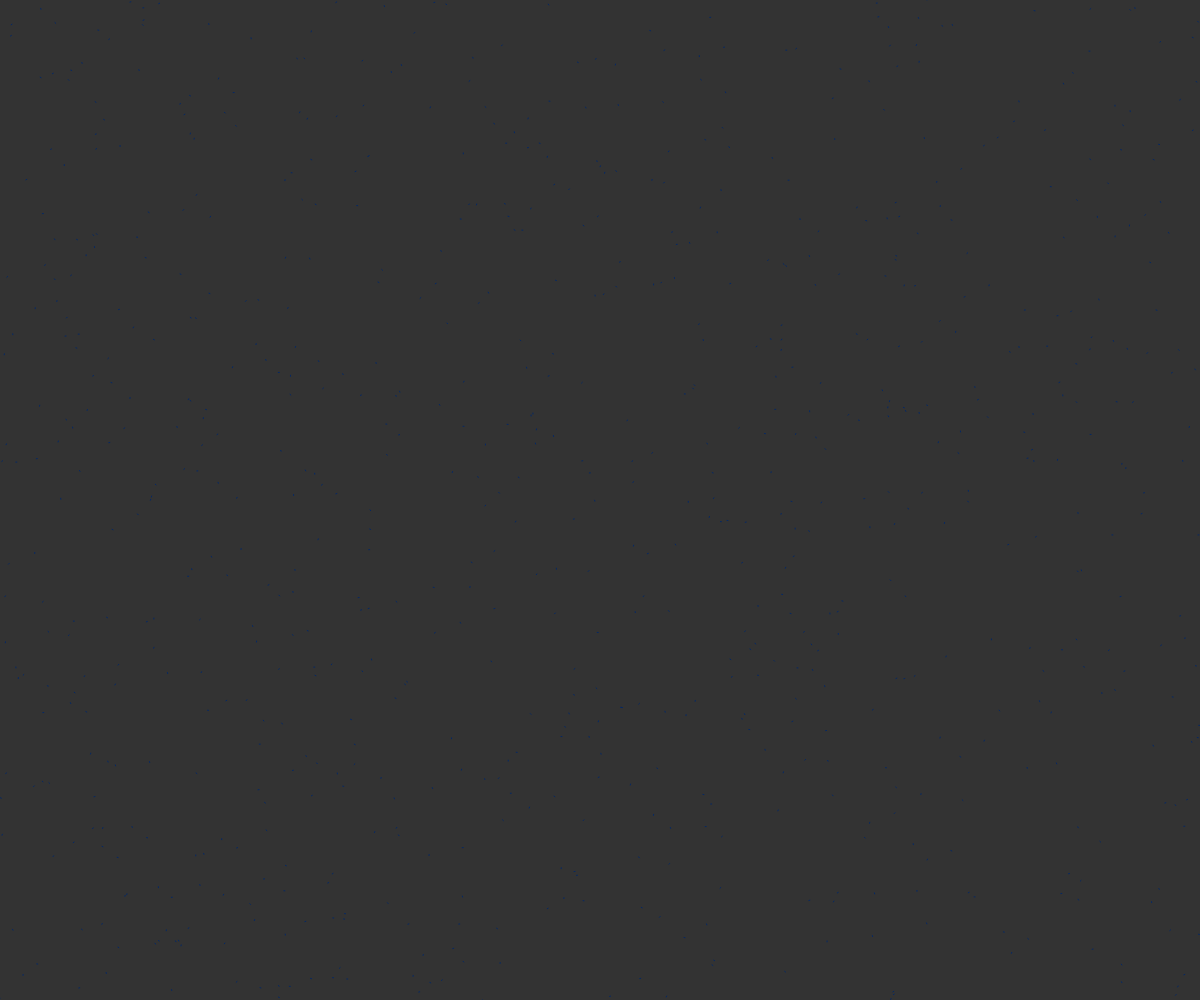
Frame 1 (no input)
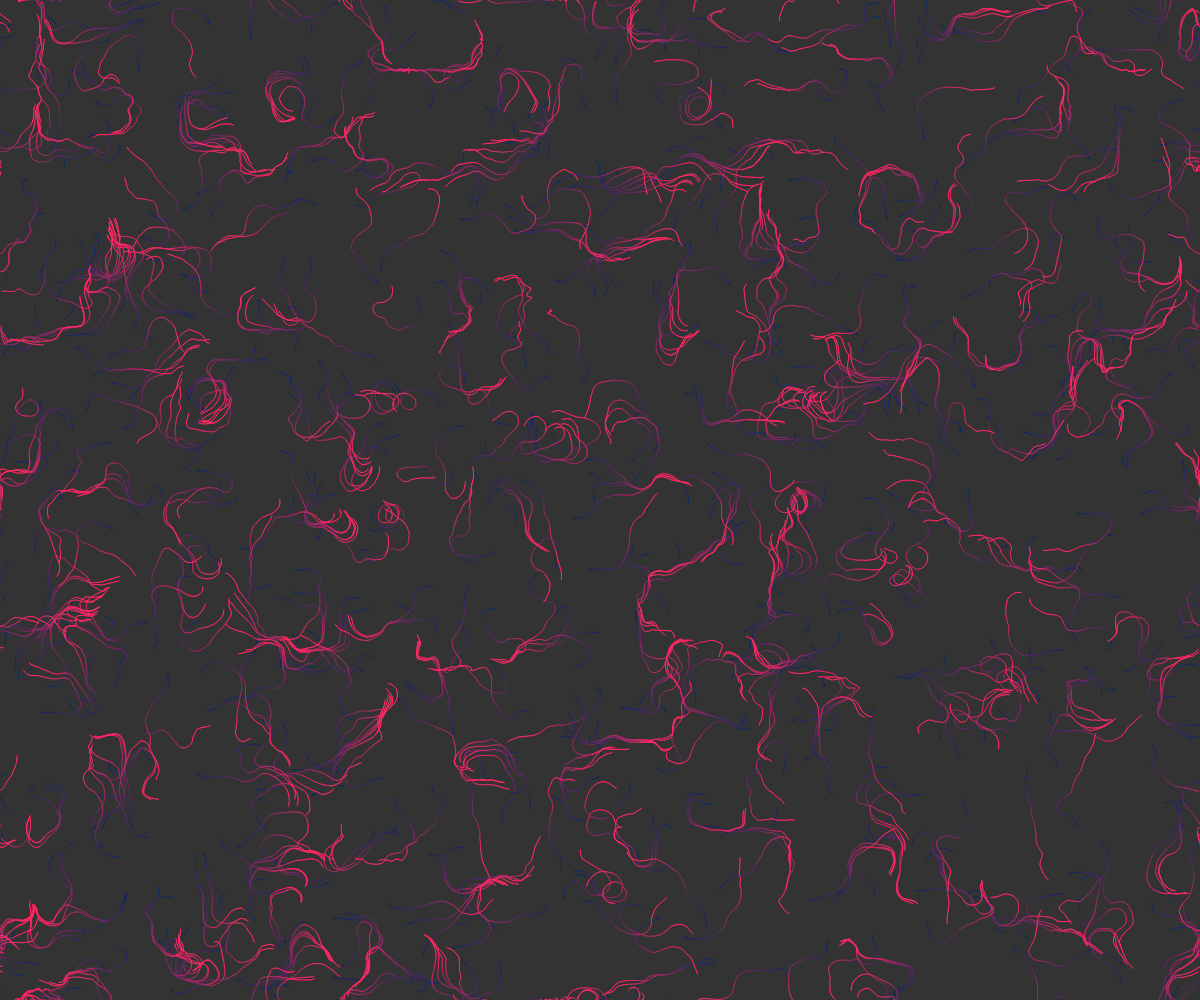
Frame 60 (no input)
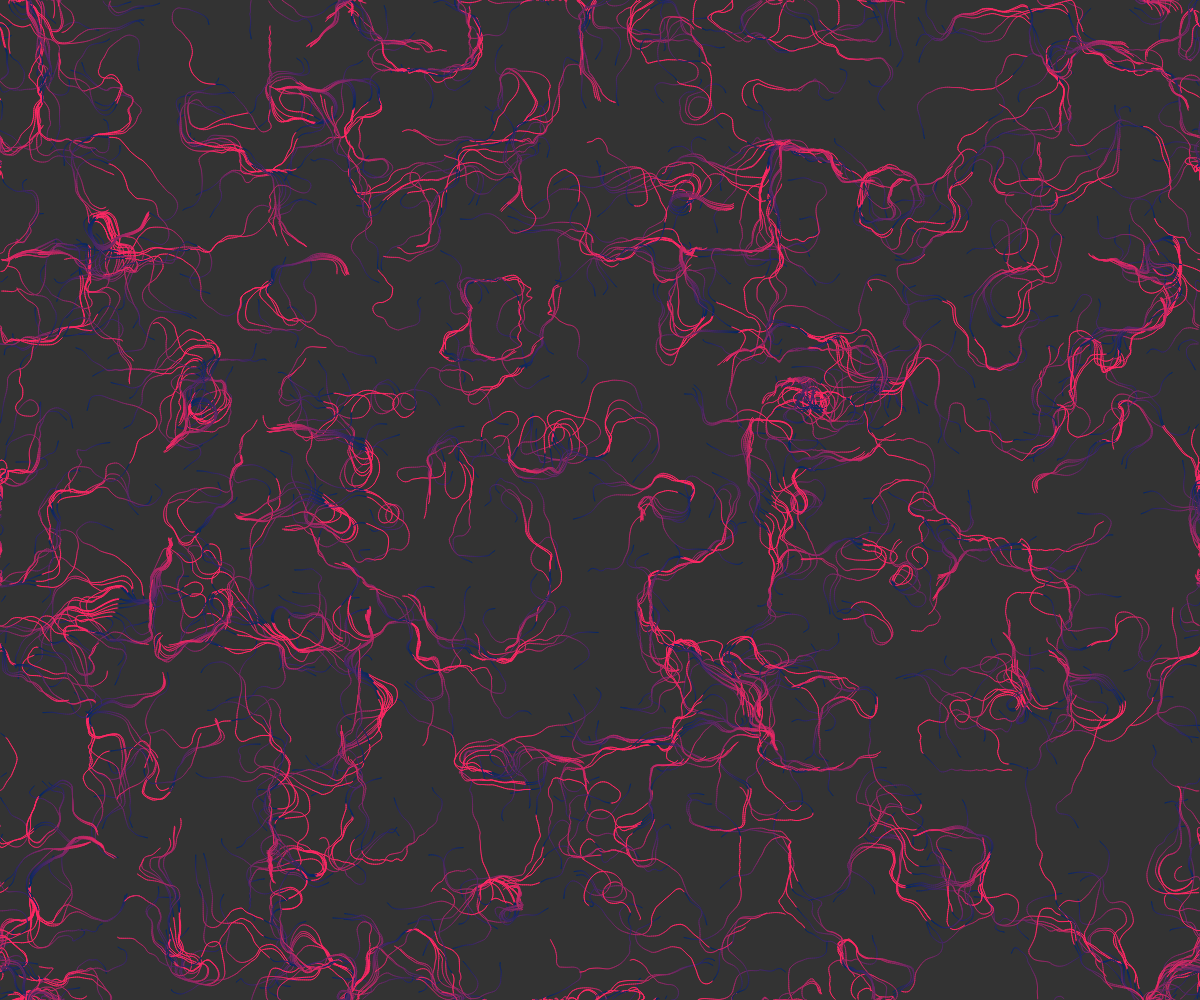
Frame 120 (the mouse pressed at the canvas centre since frame 60)

The p5.js sketch that drew these frames (run headless with seeded random() and noise() and a simulated clock; from frame 60 on, the mouse is pressed at the canvas centre):

// p5.js sketch
// ── sketch.js
//var xoff1 = 0;
//var xoff2 = 10000;
var inc = 0.1;
var scl = 10;
var cols, rows;

var zoff = 0;

var fr;

var particles = [];

var flowfield = [];

function setup() {
  createCanvas(windowWidth, windowHeight);
  cols = floor(width/scl);
  rows = floor(height/scl);
  fr = createP('');

  flowfield = new Array(cols*rows);

  for (var i = 0; i < 800; i++){
    particles[i] = new Partical();
  }

  background(51);
}

function draw() {
  var yoff = 0;
  for(var y = 0; y < rows; y++){
    var xoff = 0;
    for(var x = 0; x < cols; x++){
      var index = x + y * cols;
      var angle = noise(xoff, yoff, zoff) * TWO_PI * 4;
      var v = p5.Vector.fromAngle(angle);
      v.setMag(1);
      flowfield[index] = v;
      xoff += inc;
      stroke(0, 50);
      /* push();

      translate(x * scl, y * scl);
      rotate(v.heading());
      line(0, 0, scl, 0);

      pop(); */

    } 
    yoff += inc;
    zoff += 0.0001;
  }

  for (var i = 0; i < particles.length; i++){
    particles[i].follow(flowfield);
    particles[i].update();
    particles[i].edges();
    particles[i].show();
  }

  fr.html(floor(frameRate()));
}

// ── particals.js
function Partical() {
    this.pos = createVector(random(width), random(height));
    this.vel = createVector(0,0);
    this.acc = createVector(0,0);
    this.maxspeed = 2;

    this.prevPos = this.pos.copy();

    this.update = function() {
        this.vel.add(this.acc);
        this.vel.limit(this.maxspeed);
        this.pos.add(this.vel);
        this.acc.mult(0);
    }

    this.follow = function(vectors) {
        var x = floor(this.pos.x / scl);
        var y = floor(this.pos.y / scl);
        var index = x + y * cols;
        var force = vectors[index];
        this.applyForce(force);
    }

    this.applyForce = function(force) {
        this.acc.add(force);
    }

    this.show = function(){
        /* const colors = [color(255, 0, 0), // red
                        color(255, 127, 0), // orange
                        color(255, 255, 0), // yellow
                        color(0, 255, 0), // green
                        color(0, 0, 255), // blue
                        color(75, 0, 130), // indigo
                        color(143, 0, 255), // violet
                        ];
        stroke(random(colors)); */
        stroke((5*frameCount) % 360, 40, 100);
        strokeWeight(1);
        line(this.pos.x, this.pos.y, this.prevPos.x, this.prevPos.y);
        //point(this.pos.x, this.pos.y);
        this.updatePrev();
    }

    this.updatePrev = function() {
        this.prevPos.x = this.pos.x;
        this.prevPos.y = this.pos.y;
    }

    this.edges = function(){
        if (this.pos.x > width){
            this.pos.x = 0;
            this.updatePrev();
        } 
        if (this.pos.x < 0) {
            this.pos.x = width;
            this.updatePrev();
        }
        if (this.pos.y > height) {
            this.pos.y = 0;
            this.updatePrev();
        }
        if (this.pos.y < 0) {
            this.pos.y = height;
            this.updatePrev();
        }
    }
    
}
